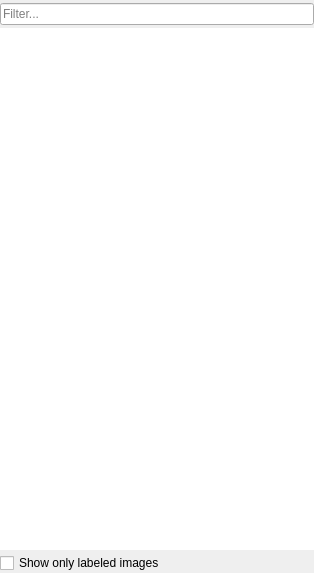
<?xml version="1.0" encoding="UTF-8"?>
<ui version="4.0">
 <class>SourcePicturesWidget</class>
 <widget class="QWidget" name="SourcePicturesWidget">
  <property name="geometry">
   <rect>
    <x>0</x>
    <y>0</y>
    <width>314</width>
    <height>573</height>
   </rect>
  </property>
  <property name="sizePolicy">
   <sizepolicy hsizetype="MinimumExpanding" vsizetype="MinimumExpanding">
    <horstretch>0</horstretch>
    <verstretch>0</verstretch>
   </sizepolicy>
  </property>
  <property name="windowTitle">
   <string>SourcePicturesWidget</string>
  </property>
  <property name="autoFillBackground">
   <bool>true</bool>
  </property>
  <layout class="QVBoxLayout" name="verticalLayout">
   <property name="spacing">
    <number>3</number>
   </property>
   <property name="leftMargin">
    <number>0</number>
   </property>
   <property name="topMargin">
    <number>3</number>
   </property>
   <property name="rightMargin">
    <number>0</number>
   </property>
   <property name="bottomMargin">
    <number>0</number>
   </property>
   <item>
    <widget class="QLineEdit" name="filter_lineEdit">
     <property name="sizePolicy">
      <sizepolicy hsizetype="Expanding" vsizetype="Minimum">
       <horstretch>0</horstretch>
       <verstretch>0</verstretch>
      </sizepolicy>
     </property>
     <property name="dragEnabled">
      <bool>true</bool>
     </property>
     <property name="placeholderText">
      <string>Filter...</string>
     </property>
     <property name="clearButtonEnabled">
      <bool>true</bool>
     </property>
    </widget>
   </item>
   <item>
    <widget class="QTreeView" name="treeView">
     <property name="minimumSize">
      <size>
       <width>0</width>
       <height>0</height>
      </size>
     </property>
     <property name="frameShape">
      <enum>QFrame::NoFrame</enum>
     </property>
    </widget>
   </item>
   <item>
    <widget class="QFrame" name="frame">
     <property name="frameShape">
      <enum>QFrame::NoFrame</enum>
     </property>
     <property name="frameShadow">
      <enum>QFrame::Raised</enum>
     </property>
     <layout class="QVBoxLayout" name="verticalLayout_2">
      <property name="leftMargin">
       <number>0</number>
      </property>
      <property name="topMargin">
       <number>0</number>
      </property>
      <property name="rightMargin">
       <number>0</number>
      </property>
      <property name="bottomMargin">
       <number>0</number>
      </property>
      <item>
       <widget class="QCheckBox" name="filter_labeled_checkBox">
        <property name="text">
         <string>Show only labeled images</string>
        </property>
       </widget>
      </item>
     </layout>
    </widget>
   </item>
  </layout>
 </widget>
 <layoutdefault spacing="6" margin="11"/>
 <resources/>
 <connections/>
</ui>
